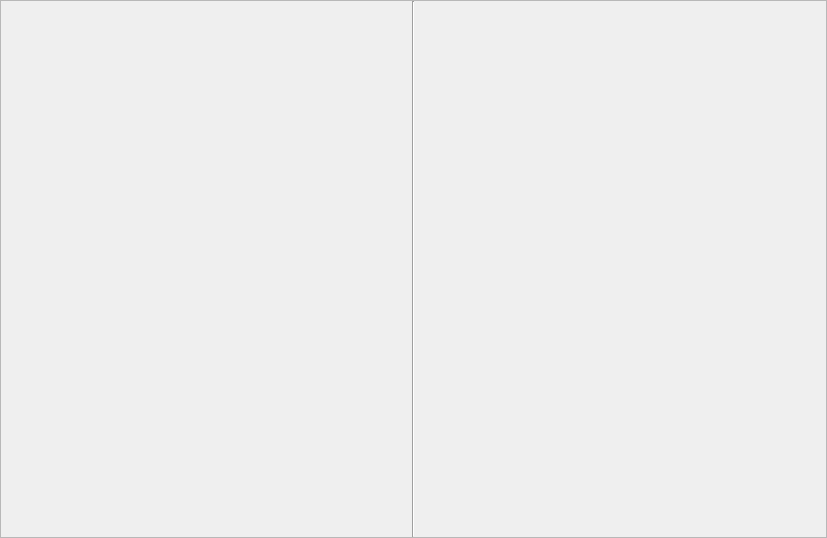
<?xml version="1.0" encoding="UTF-8"?>
<ui version="4.0">
 <class>VideoWidget</class>
 <widget class="QWidget" name="VideoWidget">
  <property name="geometry">
   <rect>
    <x>0</x>
    <y>0</y>
    <width>827</width>
    <height>538</height>
   </rect>
  </property>
  <property name="windowTitle">
   <string>Form</string>
  </property>
  <layout class="QVBoxLayout" name="verticalLayout">
   <property name="spacing">
    <number>0</number>
   </property>
   <property name="leftMargin">
    <number>0</number>
   </property>
   <property name="topMargin">
    <number>0</number>
   </property>
   <property name="rightMargin">
    <number>0</number>
   </property>
   <property name="bottomMargin">
    <number>0</number>
   </property>
   <item>
    <widget class="QFrame" name="frameVideo">
     <property name="frameShape">
      <enum>QFrame::StyledPanel</enum>
     </property>
     <property name="frameShadow">
      <enum>QFrame::Raised</enum>
     </property>
     <layout class="QHBoxLayout" name="horizontalLayout_2">
      <property name="spacing">
       <number>0</number>
      </property>
      <property name="leftMargin">
       <number>0</number>
      </property>
      <property name="topMargin">
       <number>0</number>
      </property>
      <property name="rightMargin">
       <number>0</number>
      </property>
      <property name="bottomMargin">
       <number>0</number>
      </property>
      <item>
       <widget class="GLMyYuvWidget" name="irVideo" native="true">
        <layout class="QVBoxLayout" name="verticalLayout_2">
         <property name="spacing">
          <number>0</number>
         </property>
         <property name="leftMargin">
          <number>0</number>
         </property>
         <property name="topMargin">
          <number>0</number>
         </property>
         <property name="rightMargin">
          <number>0</number>
         </property>
         <property name="bottomMargin">
          <number>0</number>
         </property>
        </layout>
       </widget>
      </item>
      <item>
       <widget class="Line" name="line">
        <property name="orientation">
         <enum>Qt::Vertical</enum>
        </property>
       </widget>
      </item>
      <item>
       <widget class="GLMyYuvWidget" name="vlVideo" native="true">
        <layout class="QVBoxLayout" name="verticalLayout_3">
         <property name="spacing">
          <number>0</number>
         </property>
         <property name="leftMargin">
          <number>0</number>
         </property>
         <property name="topMargin">
          <number>0</number>
         </property>
         <property name="rightMargin">
          <number>0</number>
         </property>
         <property name="bottomMargin">
          <number>0</number>
         </property>
        </layout>
       </widget>
      </item>
     </layout>
    </widget>
   </item>
  </layout>
 </widget>
 <customwidgets>
  <customwidget>
   <class>GLMyYuvWidget</class>
   <extends>QWidget</extends>
   <header>glmyyuvwidget.h</header>
   <container>1</container>
  </customwidget>
 </customwidgets>
 <resources/>
 <connections/>
</ui>
